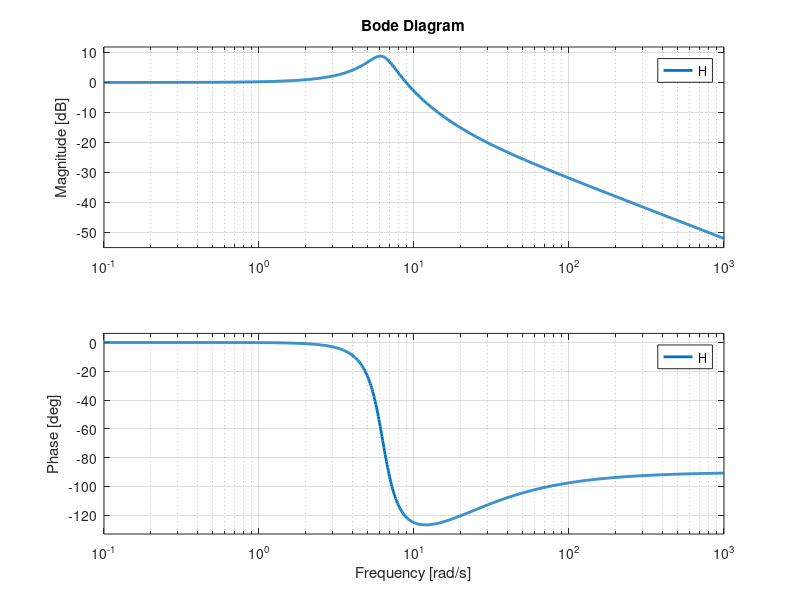
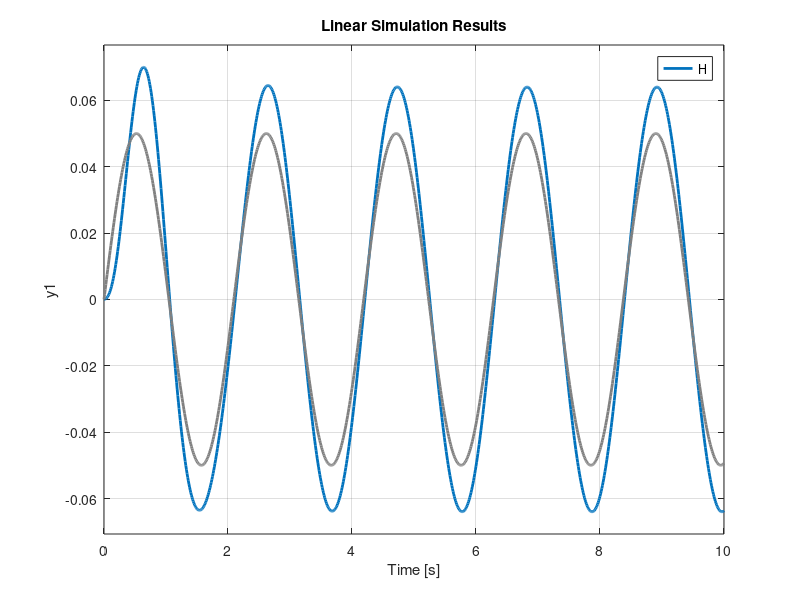
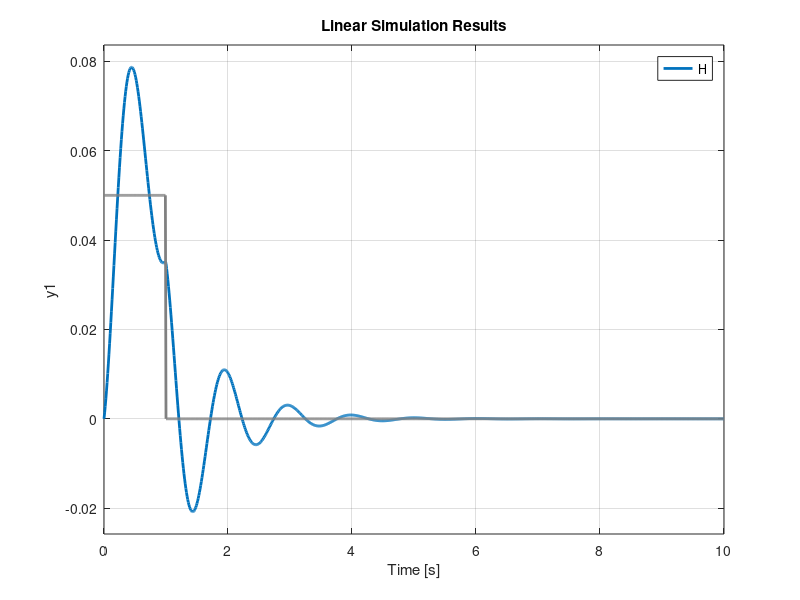
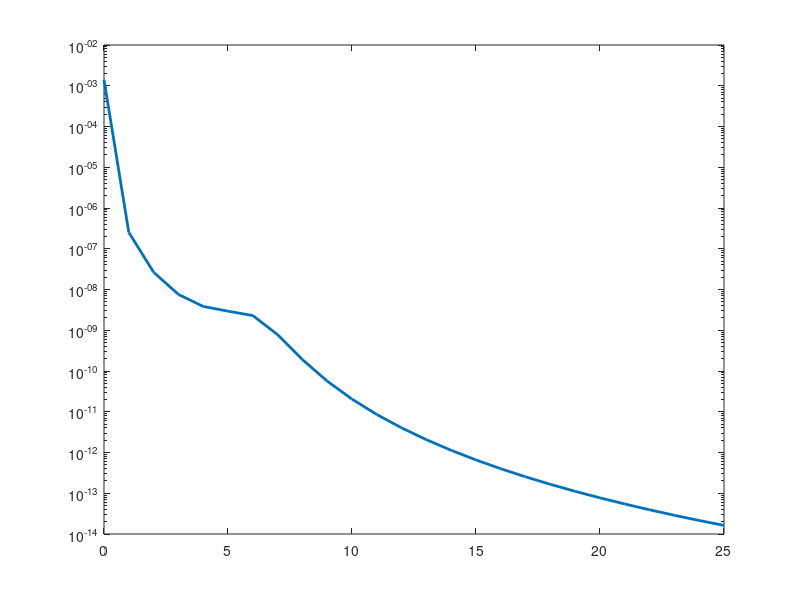

The MATLAB script that drew these images, in order:
clear all;
%%TASK 1.1
%set(findall(gcf,'type','line'), 'DefaultLineLineWidth', 2);

m_p = 0.16; %kg
c_p = 0.4; %Ns/m
k_p = 6.32; %N/m
c_p1 = 0;

w_n = sqrt(k_p/m_p);
zeta= c_p/(2*sqrt(k_p*m_p));
zeta1 = c_p1/(2*sqrt(k_p*m_p));
%%TASK 1.3
H = tf([0,2*zeta*w_n,w_n^2],[1,2*zeta*w_n,w_n^2])
H1 = tf([0,2*zeta1*w_n,w_n^2],[1,2*zeta1*w_n,w_n^2])
% fr= 0:0.01:100;
% [mag,phase,wout] = bode(H1,fr);
figure()
bode(H);
hold on;
set(findall(gcf,'type','line'), 'LineWidth', 2);



% % %% task 1.3
% 
% %% sine excitation
t = 0:0.01:10;
excitation_sin = 0.05*sin(3*t);

% figure()
% plot(t,excitation_sin)

figure()
lsim(H,excitation_sin,t) % sine excitation
set(findall(gcf,'type','line'), 'LineWidth', 2);

 %% Impulse
stepinput = 0.05*ones([1 length(t)]);
for i = 101:length(t)
   stepinput(i) = 0; 
end

figure()
lsim(H,stepinput,t) % impulse excitation
set(findall(gcf,'type','line'), 'LineWidth', 2);
% 
 %%PSD
w = 0:25;
PSD = (4.028e-7)./((2.88e-4)+(0.68*w.^2)+w.^4);
Hfreqdomain = freqresp(H,w);
H = abs(Hfreqdomain(:))';
PSD = H.^2.*PSD;

figure()
semilogy(w,PSD)

set(findall(gcf,'type','line'), 'LineWidth', 2);
